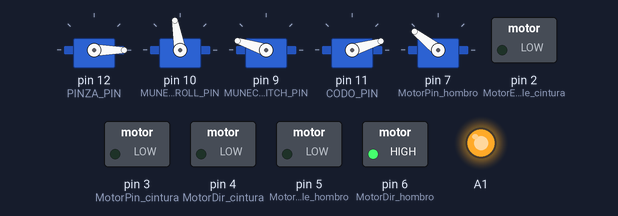
A sketch run on a simulated Arduino Uno, built with avr-gcc and run on an emulated ATmega328P. Parts: 5 × servo, switched loads named in the sketch (green lamp = pin HIGH), output pins drawn as LEDs (lit = HIGH). Wiring (inferred from the names in the program): servo: signal pin 7. Servo pulses on a pin are drawn as a servo (544–2400 µs = 0–180°); pins used as bus, display or sensor lines are not drawn.

Above: at 5.0 s.
At 10.5 s:
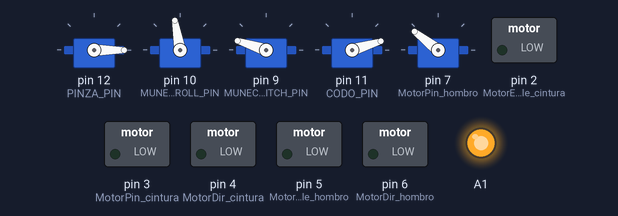
Timing chart, 0 to 15.3 s (numbered marks = the images above):
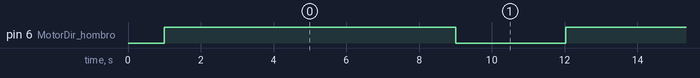

Measured:
- by itself, pin 6 (MotorDir_hombro): alternates HIGH for 8.0 s and LOW for 3.0 s

The sketch:

Control_Motores.ino
```cpp
//Prueba de MOTORES de JARVIS

//------------------------------------------------------------------------------------------------------------------------

#define PINZA_PIN 12   // 8
#define MUNECA_ROLL_PIN 10
#define MUNECA_PITCH_PIN 9
#define CODO_PIN 11

#define MotorPin_hombro  7 //7 para hombro - 3 para cintura
#define MotorDir_hombro  6  //6 para hombro - 4 para cintura
#define MotorEnable_hombro 5 //5 para hombro - 2 para cintura

#define MotorPin_cintura  3 //7 para hombro - 3 para cintura
#define MotorDir_cintura  4  //6 para hombro - 4 para cintura
#define MotorEnable_cintura 2 //5 para hombro - 2 para cintura

//------------------------------------------------------------------------------------------------------------------------

#define STEP_TIME_REG  15
#define STEP_TIME_BEG  35

#define LIM_DER_PITCH 83               //Limite izquierdo mayor a limite derecho
#define LIM_IZQ_PITCH 162
#define LIM_DER_ROLL 80                //Limite izquierdo mayor a limite derecho
#define LIM_IZQ_ROLL 120
#define LIM_DER_PINZA 0                //Limite izquierdo mayor a limite derecho
#define LIM_IZQ_PINZA 0
#define LIM_DER_CODO 17                //Limite izquierdo mayor a limite derecho
#define LIM_IZQ_CODO 130

#define del_time_hombro  2000
#define del_time_cintura  1000
#define pasos_hombro 752               //50° son 470 pasos
#define pasos_cintura 840              //90° son 840 pasos


#define ORIG_PITCH 162
#define ORIG_ROLL 100
#define ORIG_CODO 17

#define ACEL 1

int servopos_codo = LIM_DER_CODO;
int servopos_pinza;
int servopos_pitch = LIM_IZQ_PITCH;
int servopos_roll = LIM_IZQ_ROLL;
int cont = 0;
char ORDEN = 0;


int servopos_final = 0;

int step_time_pinza = 20;
int step_time_roll = 10;
int step_time_pitch = 20;
int step_time_codo = 30;

//int delta_vel = STEP_TIME_BEG - STEP_TIME_REG;
//int delta_step = LIM_IZQ - LIM_DER;

//------------------------------------------------------------------------------------------------------------------------

#include <Servo.h>

Servo pinza;
Servo muneca_roll;            //Entre 20 y 180, 100 pos inicial
Servo muneca_pitch;           //Entre 162 y 70, 162 pos inicial
Servo codo;                   //Entre 17 y 50, 17 pos inicial

void setup()
{
  pinza.attach(PINZA_PIN);   //Defino la pata que controlará el motor   (450,2175)
  muneca_roll.attach(MUNECA_ROLL_PIN);
  muneca_pitch.attach(MUNECA_PITCH_PIN);
  codo.attach(CODO_PIN);

  Serial.begin(9600);
  servopos_pitch = constrain(servopos_pitch,0,180);
  servopos_roll = constrain(servopos_roll,0,180);
  servopos_codo = constrain(servopos_codo,0,180);
  servopos_pinza = constrain(servopos_pinza,0,180);

  pinMode(MotorPin_hombro,OUTPUT);
  pinMode(MotorDir_hombro,OUTPUT);
  pinMode(MotorEnable_hombro,OUTPUT);
  pinMode(MotorPin_cintura,OUTPUT);
  pinMode(MotorDir_cintura,OUTPUT);
  pinMode(MotorEnable_cintura,OUTPUT);

  pinMode(PINZA_PIN,OUTPUT);
  pinMode(MUNECA_PITCH_PIN,OUTPUT);
  pinMode(MUNECA_ROLL_PIN,OUTPUT);
  pinMode(CODO_PIN,OUTPUT);
  pinMode(A1,OUTPUT);

  digitalWrite(PINZA_PIN,LOW);
  digitalWrite(A1,HIGH);

  muneca_pitch.write(ORIG_PITCH);
  muneca_roll.write(ORIG_ROLL);
  pinza.write(0);
  codo.write(ORIG_CODO);

  digitalWrite(MotorEnable_hombro,LOW);
  digitalWrite(MotorEnable_cintura,LOW);

  delay(1000);

}

void loop()
{
/*  if(Serial.available()>0)
  {
    ORDEN = Serial.read();

    if(ORDEN == 'A') //Inclincación de muñeca
    {
      while(servopos_pitch > LIM_DER_PITCH)
     {
      muneca_pitch.write(servopos_pitch);
      //Serial.println(servopos_pitch);
      servopos_pitch = servopos_pitch - 1;
      delay(step_time_pitch);
     }

     delay(5000);

     while(servopos_pitch <= LIM_IZQ_PITCH)
     {
      muneca_pitch.write(servopos_pitch);
      //Serial.println(servopos_pitch);
      servopos_pitch = servopos_pitch + 1;
      delay(step_time_pitch);
     }

     delay(1000);
    }


    if(ORDEN == 'B') //Movimiento de codo
    {
      while(servopos_codo < LIM_IZQ_CODO)
      {
        codo.write(servopos_codo);
        //Serial.println(servopos_pitch);
        servopos_codo = servopos_codo + 1;
        delay(step_time_codo);
      }

      delay(5000);

      while(servopos_codo >= LIM_DER_CODO)
      {
        codo.write(servopos_codo);
        //Serial.println(servopos_pitch);
        servopos_codo = servopos_codo - 1;
        delay(step_time_codo);
      }

      delay(1000);
    }

    if(ORDEN == 'C') //Rotacion de muñeca
    {
      while(servopos_roll < LIM_IZQ_ROLL)
      {
        muneca_roll.write(servopos_roll);
        //Serial.println(servopos_pitch);
        servopos_roll = servopos_roll + 1;
        delay(step_time_roll);
      }

      delay(1000);

      while(servopos_roll >= LIM_DER_ROLL)
      {
        muneca_roll.write(servopos_roll);
        //Serial.println(servopos_pitch);
        servopos_roll = servopos_roll - 1;
        delay(step_time_roll);
      }

      delay(1000);

      while(servopos_roll < ORIG_ROLL)
      {
        muneca_roll.write(servopos_roll);
        //Serial.println(servopos_pitch);
        servopos_roll = servopos_roll + 1;
        delay(step_time_roll);
      }

      delay(1000);
    }
    if(ORDEN == 'D') // Movimiento de cintura
      {
        digitalWrite(MotorDir_cintura, HIGH);

        while(cont < pasos_cintura)
        {
          digitalWrite(MotorPin_cintura, HIGH);
          delayMicroseconds(del_time_cintura);
          digitalWrite(MotorPin_cintura, LOW);
          delayMicroseconds(del_time_cintura);

          cont ++;
        }

        delay(5000);

        cont = 0;

        digitalWrite(MotorDir_cintura, LOW);

        while(cont < pasos_cintura)
        {
          digitalWrite(MotorPin_cintura, HIGH);
          delayMicroseconds(del_time_cintura);
          digitalWrite(MotorPin_cintura, LOW);
          delayMicroseconds(del_time_cintura);

          cont ++;
        }

        cont = 0;
      }
      else if(ORDEN == 'E')  //Movimiento de hombro
      {*/
        digitalWrite(MotorDir_hombro, HIGH);

        while(cont < pasos_hombro)
        {
          digitalWrite(MotorPin_hombro, HIGH);
          delayMicroseconds(del_time_hombro);
          digitalWrite(MotorPin_hombro, LOW);
          delayMicroseconds(del_time_hombro);

          cont ++;
        }

        delay(5000);

        cont = 0;

        digitalWrite(MotorDir_hombro, LOW);

        while(cont < pasos_hombro)
        {
          digitalWrite(MotorPin_hombro, HIGH);
          delayMicroseconds(del_time_hombro);
          digitalWrite(MotorPin_hombro, LOW);
          delayMicroseconds(del_time_hombro);

          cont ++;
        }
        cont = 0;
      }

  //}
//}
```
